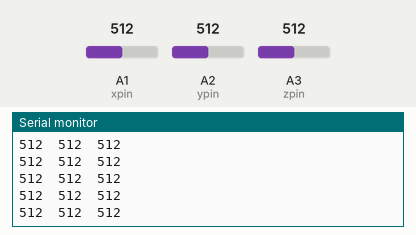
The sketch below on a simulated Arduino Uno, built with avr-gcc and run on an emulated ATmega328P. On the bench: the last lines printed to the serial monitor. Inputs (shaded band) come from the test bench; at power-on: A1 (xpin) = 512, A2 (ypin) = 512, A3 (zpin) = 512.

Above: at 2.7 s.
2.8 s: A1 (xpin) set to 110
At 3.6 s:
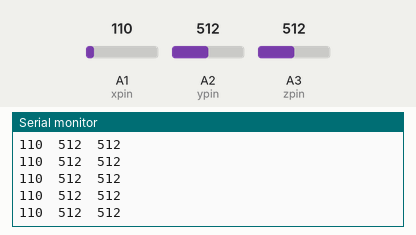
4.3 s: A1 (xpin) set to 92
At 5.4 s:
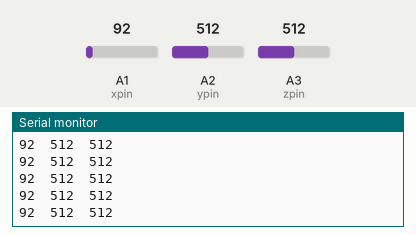
5.8 s: A2 (ypin) set to 109
At 6.6 s:
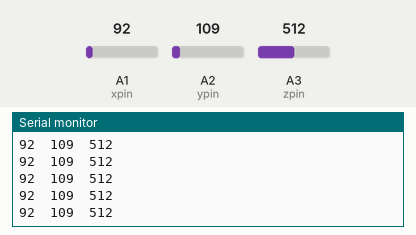
7.3 s: A2 (ypin) set to 91
At 7.9 s:
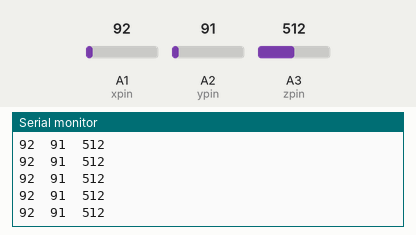
8.8 s: A3 (zpin) set to 105
At 9.7 s:
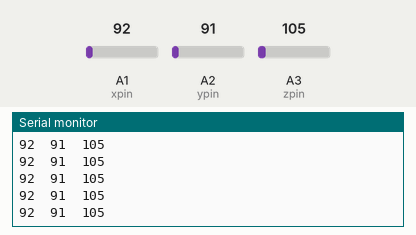
10.3 s: A3 (zpin) set to 91
At 11.1 s:
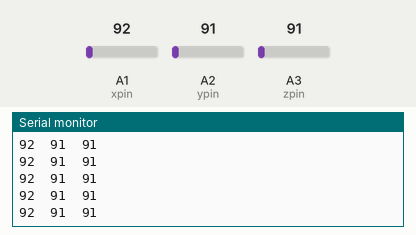
Timing chart, 0 to 12.8 s (numbered marks = the images above; inputs shaded):
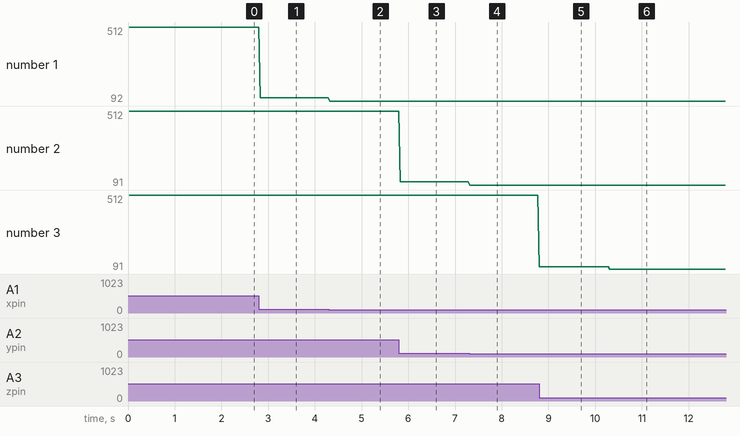

Measured:
- after the input at 2.8 s, the serial monitor: prints a new line at once (image 1)
- after the input at 4.3 s, the serial monitor: prints a new line at once (image 2)
- after the input at 5.8 s, the serial monitor: prints a new line at once (image 3)
- after the input at 7.3 s, the serial monitor: prints a new line at once (image 4)
- after the input at 8.8 s, the serial monitor: prints a new line at once (image 5)
- after the input at 10.3 s, the serial monitor: prints a new line at once (image 6)
- plotted number 1: 512 → 110 after the input at 2.8 s, 110 → 92 after the input at 4.3 s
- plotted number 2: 512 → 109 after the input at 5.8 s, 109 → 91 after the input at 7.3 s

The sketch:

sketch_jun03a.ino
```cpp
#define SIZE 70//Size of moving average
#define SENSIVITY 0.04

// CONSTANTES CONFIGURACION ACELEROMETRO
const int groundpin = 18;             // analog input pin 4 -- ground
const int powerpin = 14;              // analog input pin 5 -- voltage
const int xpin = A1;                  // x-axis
const int ypin = A2;                  // y-axis
const int zpin = A3;                  // z-axis
double MAX_G = 3;
double V_ARDUINO_REF = 5;
double V_ACC_REF = 3.3;
double ADC_BITS = 1024;

void setup() {
  // put your setup code here, to run once:
  Serial.begin(9600);

}

void loop() {
  // put your main code here, to run repeatedly:

  // obtiene valores del acc
    int x=0,y=0,z=0,i;
    for(i=0;i<SIZE;i++){
      x =x + analogRead(xpin);
      y =y + analogRead(ypin);
      z =z + analogRead(zpin);
    }
    x = x/SIZE;
    y = y/SIZE;
    z = z/SIZE;
    x = analogRead(xpin);
    y = analogRead(ypin);
    z = analogRead(zpin);
    double xG = (V_ARDUINO_REF*(x/ADC_BITS)*(2*MAX_G/V_ACC_REF) - MAX_G) + SENSIVITY;
    double yG = (V_ARDUINO_REF*(y/ADC_BITS)*(2*MAX_G/V_ACC_REF) - MAX_G) + SENSIVITY;
    double zG = (V_ARDUINO_REF*(z/ADC_BITS)*(2*MAX_G/V_ACC_REF) - MAX_G) + SENSIVITY;
    // imprime el valor del eje X
    Serial.print(String(x));
    Serial.print("\t");
    // imprime el valor del eje Y
    Serial.print(String(y));
    Serial.print("\t");
    // imprime el valor del eje Z
    Serial.print(String(z));
    Serial.println();
    delay(10);
}
```
